Frame 1 (no input): blank canvas, image omitted
Frame 60 (no input): blank canvas, image omitted
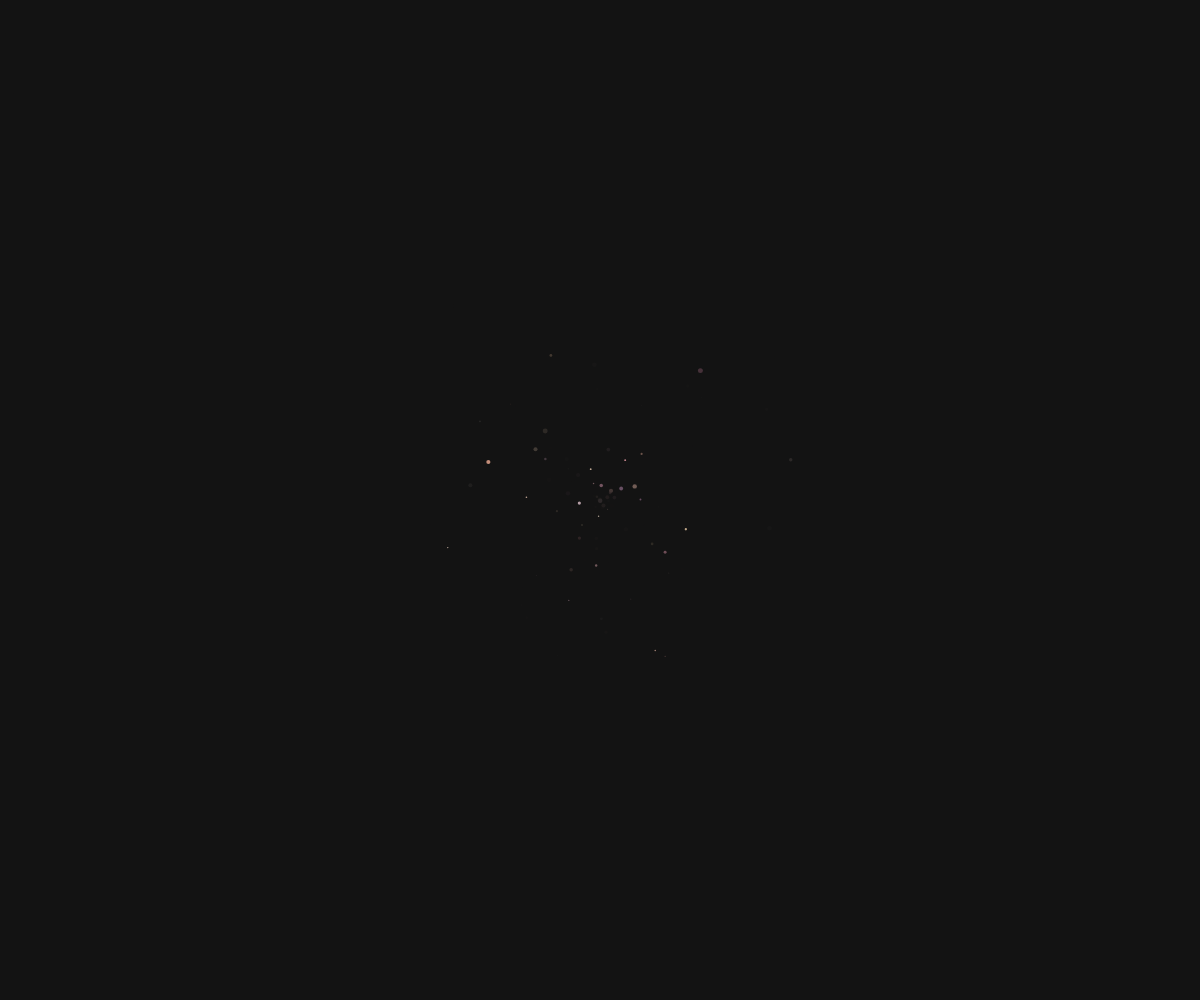
Frame 120 (the mouse pressed at the canvas centre since frame 60)

The p5.js sketch whose frames 1 and 60 were blank and that drew this single picture after the mouse press (run headless with seeded random() and noise() and a simulated clock; from frame 60 on, the mouse is pressed at the canvas centre):

// p5.js sketch
// ── sketch.js

var stars = [];
var canvas;

function setup() {
  // put setup code here
  canvas = createCanvas(windowWidth, windowHeight);
  canvas.position(0,0);
  canvas.style('z-index','-1');
  canvas.style.left='0';
  canvas.style.top='0';
  //canvas.style.width='100%';
  //canvas.style.height='100%';
  //noLoop();
  for (i=0; i<50 ; i++){
    stars[i] = new Star();
  }
  //background(20);
  frameRate(30);
  background(20);
}

function windowResized(){
  resizeCanvas(windowWidth, windowHeight);
}


function draw() {
  //blendMode(DODGE);
  //if(frameCount % 4 == 0)
  // background(20,20,20,51);
  background(20,20,20,51);
  if (mouseX != pmouseX && mouseY != pmouseY){

  for (var i=0 ; i<50 ; i++){
    stars[i].update();
    stars[i].show();
  }
}
else {
  background(20,20,20,85);
  for (var i=0 ; i<50 ; i+=5){
    stars[i].update();
    stars[i].show();
  }
}
//background(0);
    /*for (i = 0; i < 10; i++) {
      blendMode(DODGE);
      rnd = random(-100, 100);
      r = random(100, 200);
      g = random(120, 170);
      b = random(120, 170);
      stroke(r, g, b);
      rndd = random(0, 5);
      strokeWeight(rndd);
      rndX = random(-rnd, rnd);
      rndY = random(-rnd, rnd);
      point(mouseX + rndX, mouseY + rndY);
      strokeWeight(2);
      rand = random(0, 30);
      noFill();
    }*/
}

// ── star.js
function Star(){
  this.x = 0;
  this.y = 0;
  this.r = 0;
  this.b = 0;
  this.g = 0;
  this.s = 0;

  this.update = function() {
    pos = random(-200, 200);
    posX = random(-pos, pos);
    posY = random(-pos, pos);
    this.x = mouseX + posX;
    this.y = mouseY + posY;
    this.r = random(170, 200);
    this.g = random(120, 170);
    this.b = random(120, 170);
  };

  this.show = function() {
    weight = random(0, 5);
    stroke(this.r, this.g, this.b);
    strokeWeight(weight);
    point(this.x,this.y);

    /*for (i = 50 ; i < 50 ; i++){
      stroke(this.r+i, this.g+i, this.b+i);
      strokeWeight(weight++);
      point(this.x,this.y);
    }*/

  };
}

// ── style.css
body {
  font-family:'Roboto Mono', monospace;
  /* font-weight: 400; */
  /*background-color: {BackgroundColor};*/
}

.blog-info {
  font-size: 1em;
  max-width: 300px;
  font-weight: 300;
  /* color: white; */
  /* line-height: 1.3em; */
  /* border: 1px dashed pink; */
  position: fixed;
  top: 80px;
  left: 64px;
}

#blog-title {
  font-size: 1.2em;
  color: #b4a39b;
  font-weight: bold;
  font-style: italic;
  margin: 8px 0;
  /* border: #eee 1px solid; */
}

#blog-desc {
  color: #eee;
  -webkit-hyphens: auto;
  -moz-hyphens: auto;
  hyphens: auto;
  text-align: justify;
  /* word-break: break-all; */
  -moz-text-align-last: left;
  /* Code for Firefox */
  text-align-last: left;
  margin: 8px 0;
  /* border: #eee 1px solid; */
}

#pagination {
  font-weight: 300;
  color: #6d635e;
  margin: 8px 0;
  /* border: #eee 1px solid; */
  text-align: right;
}

#pagination a {
  color: #e4d1c7;
  text-align: right;
  text-decoration: none;
  display: inline-block;
  padding: 0 0 0 3px;
}

#pagination a:hover {
  color: #e4d1c7;
  border-bottom: 2px dotted #ddcbc1;
}

#side-pic {
  max-width: 300px;
  object-fit: contain;
  opacity: .7;
  transition-duration: .3s;
}

#side-pic:hover {
  opacity: .9;
}

.nav {
  position: fixed;
  top: 0;
  left: 64px;
  width: 100%;
  height: 80px;
  padding: 25px 0;
  box-sizing: border-box;
}

.nav ul {
  list-style: none;
  text-align: left;
}

.nav ul li a {
  font-weight: 300;
  color: #766970;
  float: left;
  margin: 0 75px 0 0;
  text-decoration: none;
  transition-duration: .3s;
}

#first{
  font-weight: 700;
  /* margin-left: 10; */
}

.nav ul li a:hover {
  color: #b8a7b0;
}

.post-box {
  padding: 10px;
  box-sizing: border-box;
  color: #fff;
  border-style: solid;
  border-width: 1px;
  border-color: rgb(0, 0, 0);
  width: 560px;
  font-weight: 300;
  height: 100%;
  background-color: rgba(56, 56, 56, 0.45);
  position: relative;
  top: 80px;
  margin: auto;
}

.post-box .post-content{
  max-width: 540px;
  object-fit: contain;
  margin: auto;
}

.post-box .poster img{
border-radius: 0 10px 10px 10px;
display: inline;
max-width: 30px;
max-height: 30px;
margin: 5px 0;
object-fit: contain;
float: left;
}

.post-box .poster a{
clear: both;
margin: 6px 10px;
line-height: 35px;
color: #f9f9f9;
font-weight: 500;
}

.post-box .post-info {
border-top: 1px solid white;
position: relative;
left: -10px;
margin-top: 20px;
font-weight: 300;
width: 558px;
height: 40px;
box-sizing: border-box;
font-size: 13px;
color: #cac3c0;
padding: 4px 10px;
}


.post-box .post-info a{
  color: #c2bbb8;
}

.post-box .post-info .post-buttons{
  margin-right: 5px;
  float: right;
  font-size: 24px;
  position: relative;
  top: -15px;
  color: rgba(100, 100, 100, 0.5);
  text-shadow: 0 0 5px rgba(194, 187, 184, 0.5);
  -webkit-text-stroke: .5px #c2bbb8;
}

.post-box .post-info .post-buttons a{
  color: rgba(0, 0, 0, 0.5);
  transition-duration: .3s;
}
.post-box .post-info .post-buttons a:hover{
  color: rgba(2, 2, 2, .85);
}

.post-box .post-info .post-buttons a:hover{
  color: rgba(2, 2, 2, .85);
}
